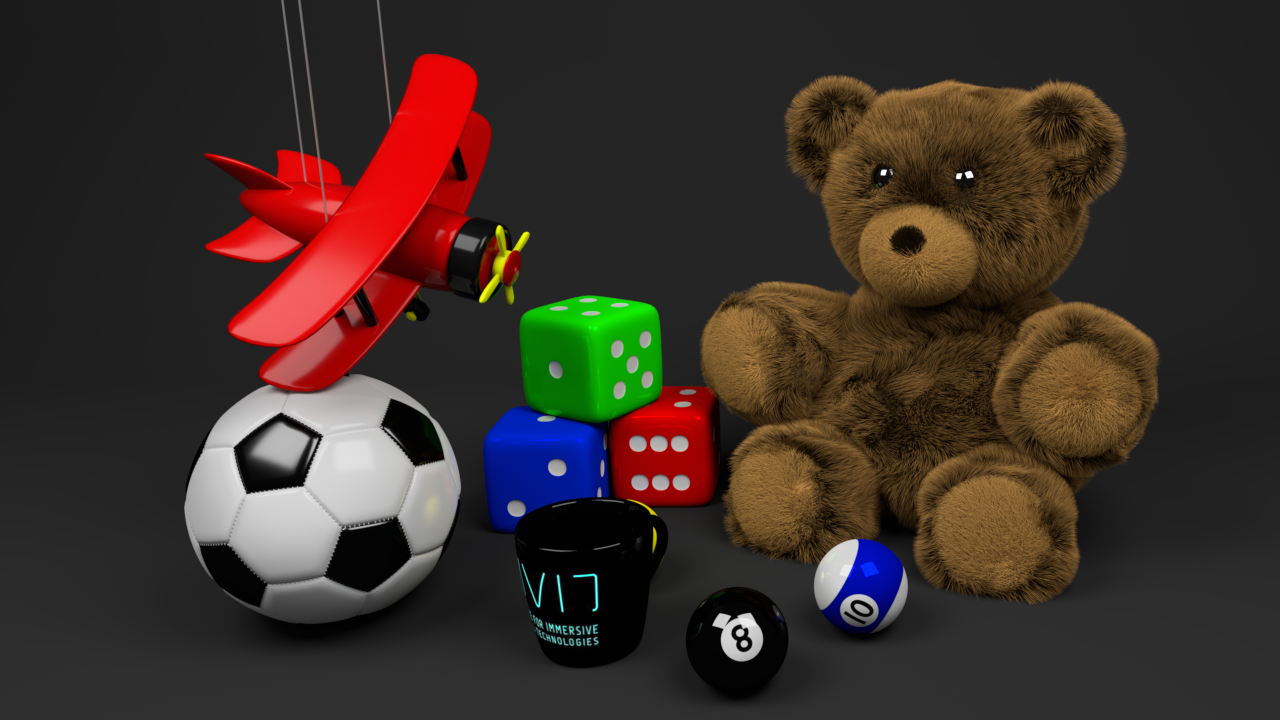
#> input picture 0001.png, 1280 x 720 px, found by its file name
$ python hello_pixel.py
#> lines starting #> are read from the running program, lines starting #| are printed output that depends on the picture
import numpy as np
import cv2 as cv
import urllib
import os
from matplotlib import pyplot as plt

# GLOBAL
# Ultimate input would be (PARALLAX_PER_PIC, height, width, horizontal_tile_num, vertical_tile_num)
height = 4096
width = 4096
input_image_num = 193
tile_width = 4096 // 5
tile_height = 4096 // 9
StepSize = 5
Parallax_matrix = [45, 23, 15, 12, 9]
PARALLAX = 45
# assign a blank canvas
blank_image = np.zeros((height, width, 3), np.uint8)

def main():
    f = 0
    last_parallax_downgrade = 95
    Folder = ["Toys","Castle", "Dragon", "Flowers", "Holiday", "Seal and Balls"]
    for f in range(6):
        index = 0
        cur_jpg_quality = 95
        cur_parallax_index = 0
        parallax_per_pic = 1
        InputFolder = Folder[f]
        RawImgPath = "RawPng/DSLF - " + InputFolder + "/"
        img_for_size = cv.imread(RawImgPath + "0001.png")
#> img_for_size is the input picture: shape (720, 1280, 3); mean B, G, R 40.9, 47.1, 59.7
        img_for_size = cv.resize(img_for_size ,(tile_width, tile_height))
#> img_for_size: shape (455, 819, 3)
        last_parallax_downgrade = cur_jpg_quality
        while (not (cur_parallax_index == 4 and cur_jpg_quality < 10)):
            # os.path.getsize('C:\\Python27\\Lib\\genericpath.py')
            jpg_save("temp/last.jpg", img_for_size, jpg_quality = last_parallax_downgrade)
            jpg_save("temp/cur.jpg", img_for_size, jpg_quality = cur_jpg_quality)
            size_cur = os.path.getsize("temp/cur.jpg")
            size_last = os.path.getsize("temp/last.jpg")
            print(size_cur)
            print(size_last)

            if (cur_parallax_index != 4):
                if (size_cur * Parallax_matrix[cur_parallax_index] < size_last * Parallax_matrix[cur_parallax_index + 1]):
                    # cur_jpg_quality = 95
                    cur_parallax_index = cur_parallax_index + 1
                    PARALLAX = Parallax_matrix[cur_parallax_index]
                    parallax_per_pic = cur_parallax_index + 1
                    print(parallax_per_pic)
                    print(PARALLAX)

                    #jpg quality of last parallax downgrade
                    last_parallax_downgrade = cur_jpg_quality
                else:
                    cur_jpg_quality = cur_jpg_quality - StepSize
            else:
                cur_jpg_quality = cur_jpg_quality - StepSize

            for i in range(1, Parallax_matrix[0] + 1):

                feed_image_str = DSLF_raw_imread(i, parallax_per_pic)

                img = cv.imread(RawImgPath + feed_image_str)
                print("*****" +Folder[f]+ feed_image_str)

                canvas_paint(img, i)

            img = jpg_codec(blank_image, cur_jpg_quality)
            cv.imwrite("Quilt/" + InputFolder + "/Tile_generate__" + str(index) + "__" + str(cur_jpg_quality) + "__" + str(Parallax_matrix[cur_parallax_index]) + ".jpg", img)
            index = index + 1

def canvas_paint(img, i):
#> called with i = 1
    img = cv.resize(img ,(tile_width, tile_height))
    #j = i % 5 if (i % 5 != 0) else 5
    j = 4 - (i - 1) % 5 if (i % 5 != 0) else 0
    k = i // 5 if (i % 5 != 0) else i // 5 -1
    blank_image[k * tile_height : (k + 1) * tile_height, j * tile_width : (j + 1) * tile_width] = img
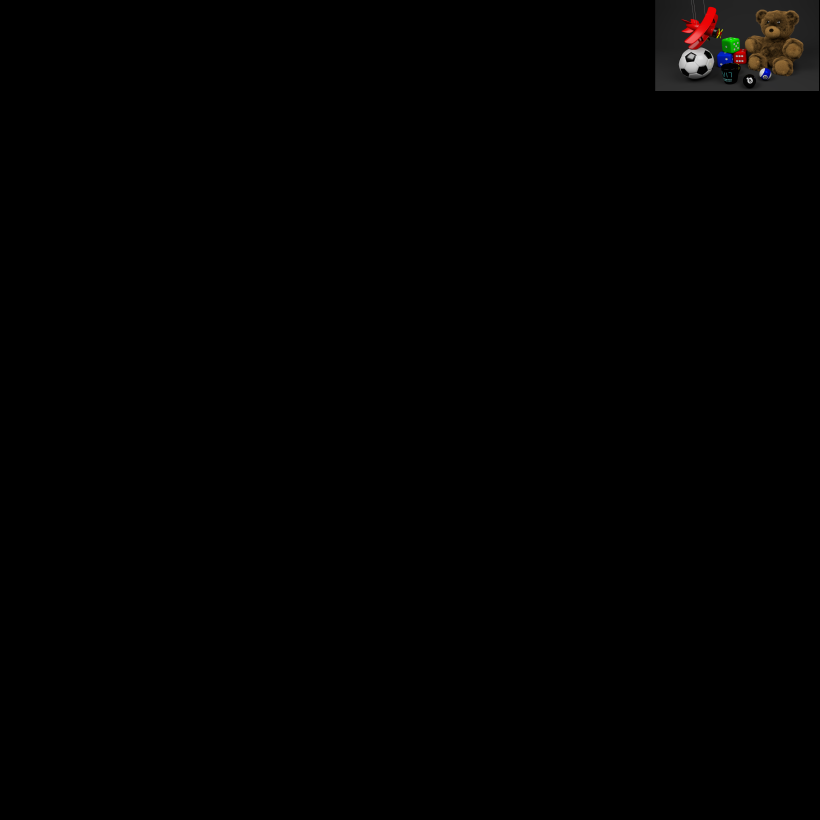
#> blank_image: shape (4096, 4096, 3) (shown at 1/5 size); mean of channels 0, 1, 2 0.9, 1, 1.3; drawn as B, G, R
    #blank_image[k * tile_height : (k + 1) * tile_height, ((i - 1) % 5) * tile_width : j * tile_width] = img

def jpg_codec(img, jpg_quality):
    ret, buf = cv.imencode("Quilt/" + str(jpg_quality) + ".jpg", img, [int(cv.IMWRITE_JPEG_QUALITY), jpg_quality])
    img = cv.imdecode(buf, cv.IMREAD_COLOR)
    return img

def DSLF_raw_imread(i, j):
    sampling_interval = input_image_num // PARALLAX
    index_for_feed_image = (i + j - 1) // j
    feed_image = 1 + (index_for_feed_image - 1) * sampling_interval * j

    if (feed_image >= 100):
        feed_image_str = "0" + str(feed_image)
    elif (100 > feed_image and feed_image >= 10):
        feed_image_str = "00" + str(feed_image)
    else:
        feed_image_str = "000" + str(feed_image)

    return (feed_image_str + ".png")

def jpg_save(path, image, jpg_quality = None, png_compression = None):
    if (jpg_quality):
        cv.imwrite(path, image, [int(cv.IMWRITE_JPEG_QUALITY), jpg_quality])
    elif png_compression:
        cv.imwrite(path, image, [int(cv.IMWRITE_PNG_COMPRESSION), png_compression])
    else:
        cv.imwrite(path, image)

if __name__ == '__main__':
#> (the run stopped early here; a loop or call above may not have finished)
